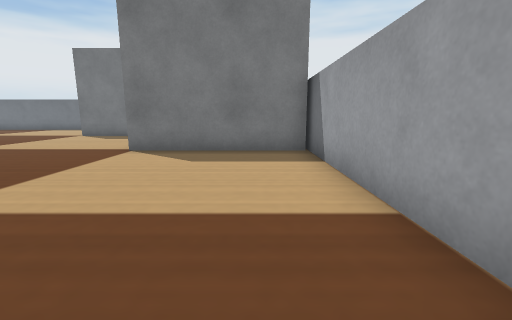
[1] (above)

16 first-person views from a walk through a world built for the Webots simulator. The camera is 0.05 m above the floor, tilts 10° down and sees 90° across. The floor is counted in squares, 0.05 m on a side. Each view is taken from the middle of a square. On the plan, view 1 faces up. The plan holds only what a view shows up to about 11 squares ahead; the rest is blank. Robots are left out. Webots' stock objects and surfaces are drawn as simple stand-ins.

[2]
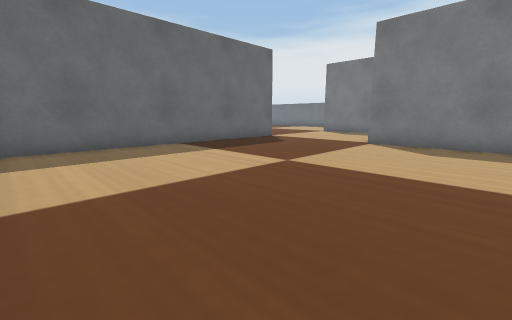

[3]
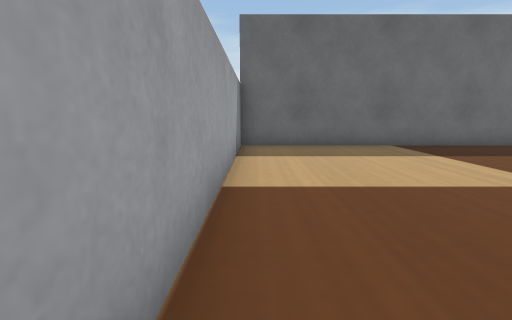

[4]
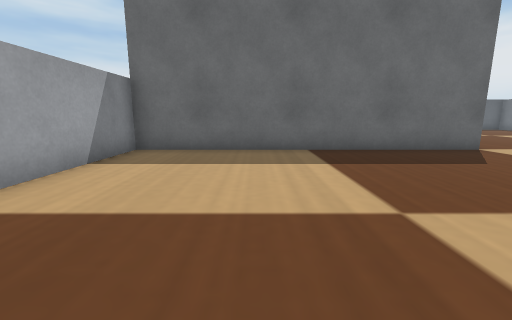

[5]
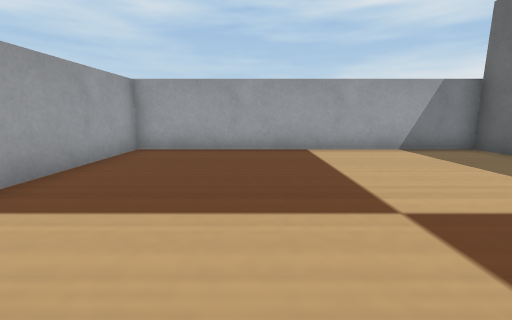

[6]
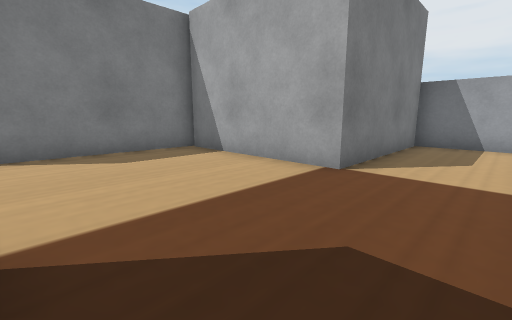

[7]
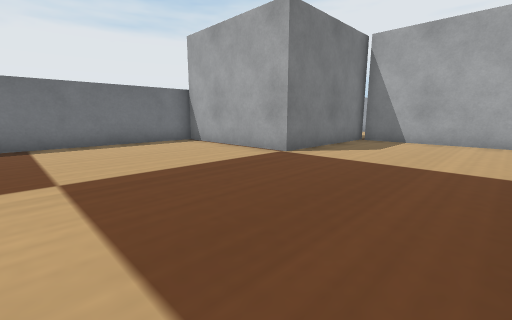

[8]
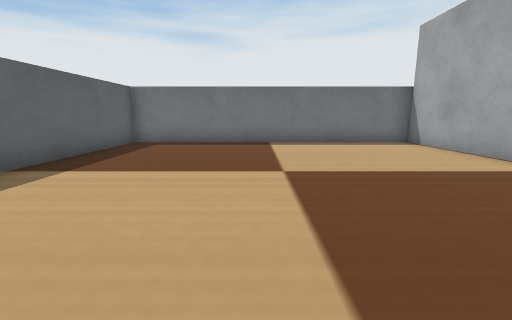

[9]
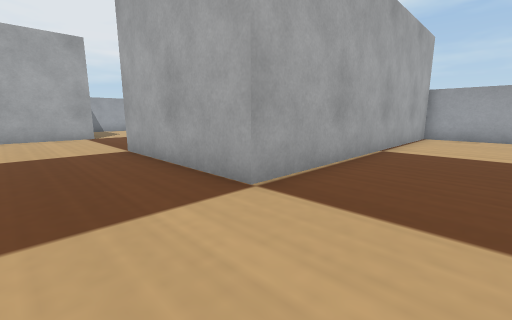

[10]
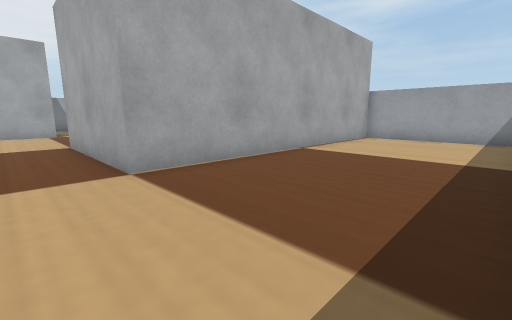

[11]
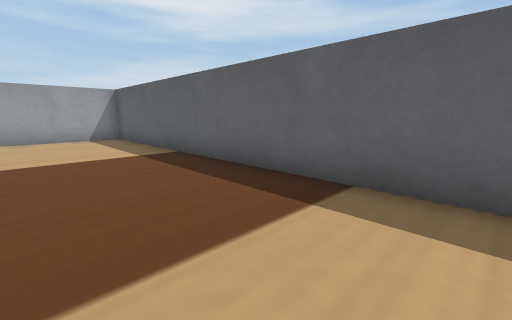

[12]
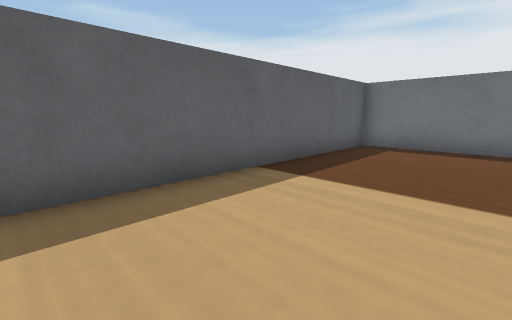

[13]
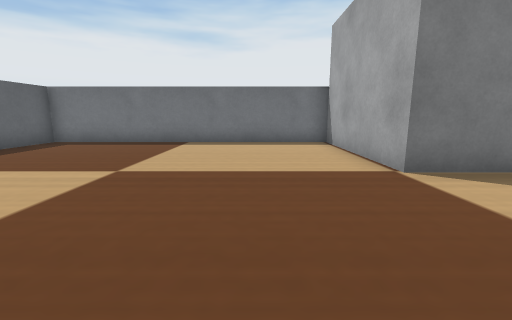

[14]
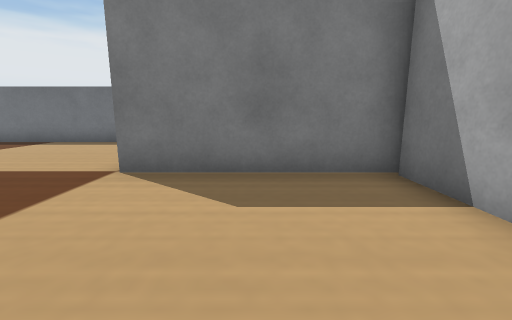

[15]
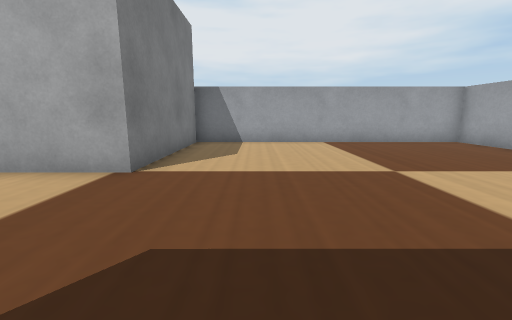

[16]
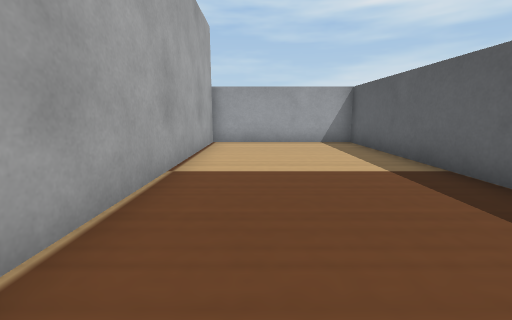

### Floor plan
Key: @ floor where view 1 was taken; # wall or solid block; . floor; B grey box.
Columns run from 19 left of view 1 to 2 right of it. Each row starts with its distance up from view 1.
 18 ############
 17 #..........B
 16 #..........B
 15 #..........B
 14 #..........B
 13 #..........BBBBBB
 12 #...............B
 11 #...............B
 10 #...............B
  9 #...............B
  8 #...............B    #
  7 #.....#####.....BBBBB#
  6 #.....#   #..........#
  5 #.....#   #..........#
  4 #.....#   #..........#
  3 #.....#   #..........#
  2 #.....#   #..........#
  1 #.....#   #..........#
  0 #.....#   #........@.#
 -1 #.....#   #..........#
 -2 #.....#   #..........#
 -3 #######   ############

Where each view was taken, in squares from view 1:
view 1: 0 up, 0 right, facing up
view 2: 2 down, 0 right, facing up-left
view 3: 2 down, 0 right, facing left
view 4: 1 up, 1 left, facing left
view 5: 5 up, 2 left, facing down
view 6: 5 up, 8 left, facing up-right
view 7: 8 up, 14 left, facing up-right
view 8: 8 up, 14 left, facing up
view 9: 10 up, 16 left, facing down-right
view 10: 9 up, 18 left, facing down-right
view 11: 9 up, 15 left, facing down-left
view 12: 9 up, 15 left, facing up-left
view 13: 8 up, 11 left, facing up
view 14: 8 up, 6 left, facing up
view 15: 5 up, 8 left, facing right
view 16: 7 up, 15 left, facing down
